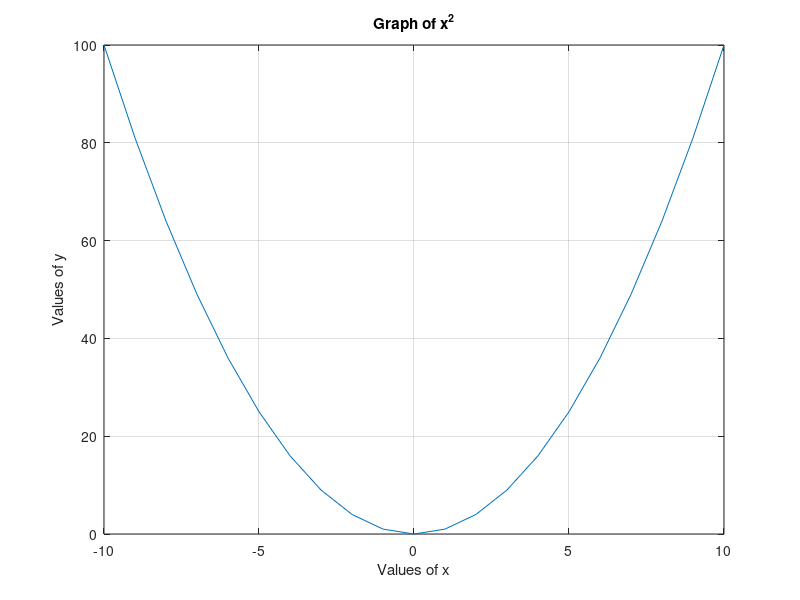
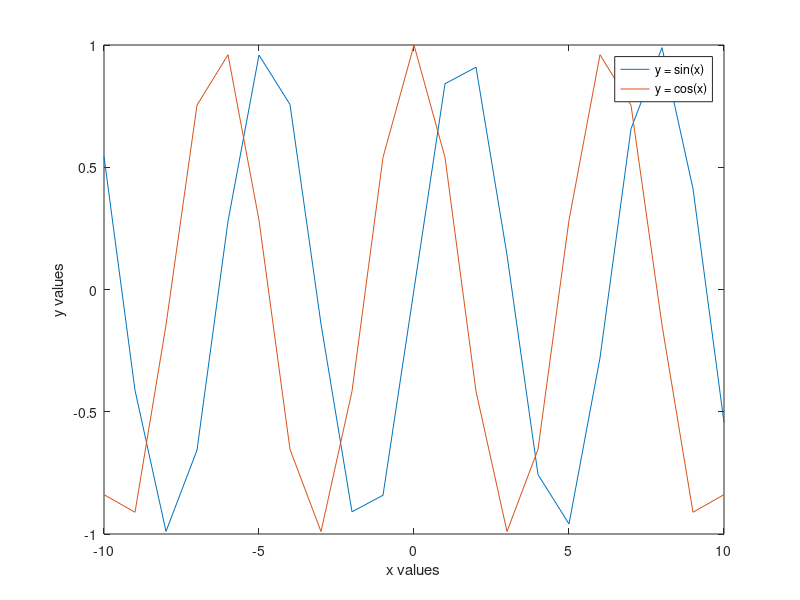
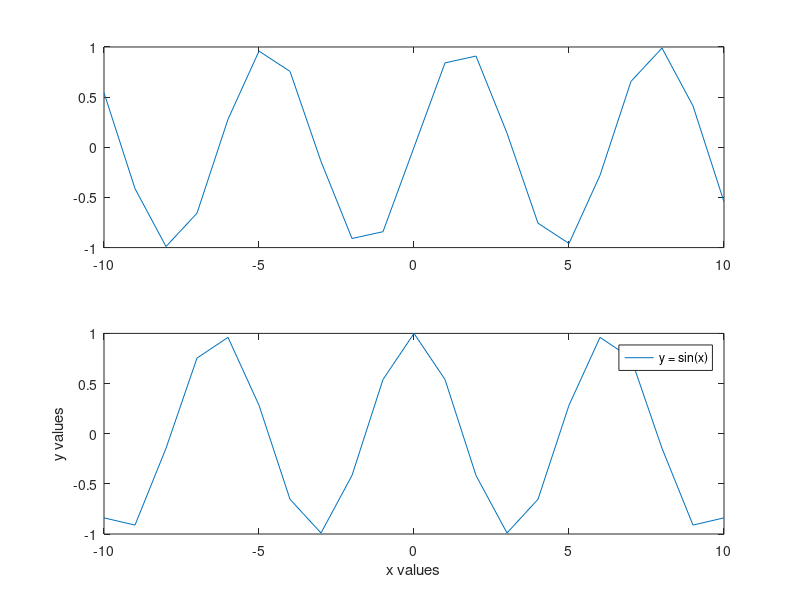

MATLAB code for these plots, in order:
% Lab 2

%% Question 1 
A = randi(5,3)
determinantA = det(A)
rankA = rank(A)
inverseA = inv(A)

transposeA = transpose(A)

B = A + transposeA

C = A .* transposeA

D = A ./ transposeA

F = [B(1,:);C(:,1)'; D(2,:).*3]

%% Question 2

x = [-10:1:10]
y = x.^2

plot(x,y)
title("Graph of x^2")
ylabel("Values of y")
xlabel("Values of x")
grid on 

figure
% subplot(2,1,1)
% y1 = sin(x);
% y2 = cos(x);

% plot(x,y1)
% hold on 
% plot(x,y2)

% legend("y = sin(x)","y = cos(x)")

% ylabel("y values")
% xlabel("x values")

% ----------------------------
y1 = sin(x);
y2 = cos(x);

plot(x,y1)
hold on 
plot(x,y2)

legend("y = sin(x)","y = cos(x)")

ylabel("y values")
xlabel("x values")

figure
subplot(2,1,1)
y1 = sin(x);

plot(x,y1)
hold on 
subplot(2,1,2)
y2 = cos(x)
plot(x,y2)

legend("y = sin(x)","y = cos(x)")

ylabel("y values")
xlabel("x values")